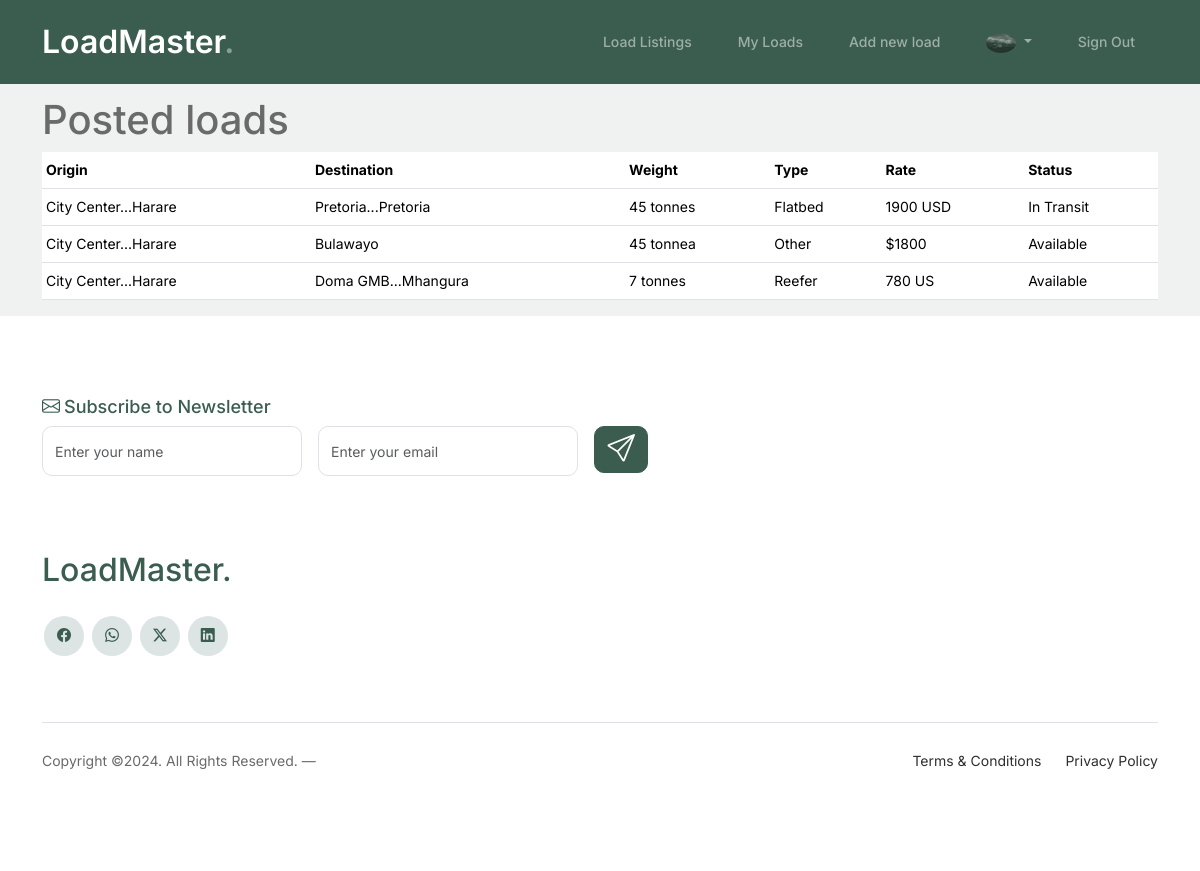
Screenshot of /loads/my_loads (signed in) with the database file from the repository.
### main/models.py (models this page shows, shortened)
class User(AbstractUser):
    pass

class Profile(models.Model):
    user = models.OneToOneField(User, on_delete=models.CASCADE, related_name='profile')
    organisation = models.CharField(max_length=50)
    phone_regex = RegexValidator(regex=r'^\+?1?\d{9,15}$', message="Phone number must be entered in the format: '+999999999'. Up to 15 digits allowed.")
    phone_number = models.CharField(validators=[phone_regex], max_length=17)
    email = models.EmailField(max_length=254)
    image = models.ImageField(default='profile_pics/default.png', upload_to='profile_pics')
    created = models.DateTimeField(auto_now_add=True)

### loads/models.py (models this page shows, shortened)
class Load(models.Model):
    class Type (models.TextChoices):
        REFEER = "R", ("Reefer")
        FLATBED = "F", ("Flatbed")
        SIDE_CURTAIN = "S", ("Side Curtain")
        OTHER = "O", ("Other")
        VAN = "V", ("Van")
    origin = models.ForeignKey(Location, related_name='outgoing', on_delete=models.CASCADE)
    destination = models.ForeignKey(Location, related_name='incoming', on_delete=models.CASCADE)
    type = models.CharField(max_length=1, choices=Type.choices, default=Type.FLATBED)
    owner = models.ForeignKey(Profile, on_delete=models.CASCADE)
    weight = models.CharField(max_length=20)
    rate = models.CharField(max_length=20)
    created = models.DateTimeField(auto_now_add=True)
    updated = models.DateTimeField(auto_now=True)
    class Meta:
        ordering = ["-created"]

class Location(models.Model):
    address_1 = models.CharField(max_length=200, null=True, blank=True)
    address_2 = models.CharField(max_length=200, null=True, blank=True)
    city = models.CharField(max_length=200)
    country = models.CharField(max_length=100, default='Zimbabwe')
    def __str__(self):
        if self.address_1:
            return f"{self.address_1[:17]}...{self.city}"
        return f"{self.city}"

class LoadStatus(models.Model):
    class Status(models.TextChoices):
        AVAILABLE = "A", ("Available")
        IN_TRANSIT = "I", ("In Transit")
        DELIVERED = "D", ("Delivered")
    load = models.OneToOneField(Load, on_delete=models.CASCADE)
    status = models.CharField(max_length=1, choices=Status.choices, default=Status.AVAILABLE)
    transporter = models.ForeignKey(Profile, on_delete=models.CASCADE)
    updated = models.DateTimeField(auto_now=True)

### loads/views.py (the view)
# urls.py: path('my_loads', views.my_loads, name='my_loads'),
@login_required(login_url="account_login")
def my_loads(request):
    my_loads = Load.objects.filter(owner=request.user.profile)
    return render(request, 'loads/my_loads.html', {'my_loads': my_loads})

### loads/templates/loads/my_loads.html (shortened to what this page needs)
{% extends "account/base_entrance.html" %}
{% load i18n %}
{% load static %}
{% load allauth account %}
{% block content %}
<div class="py-5"></div>
<div class="container">
    <h1>Posted loads</h1>
    {% if my_loads %}
    <div class="table-responsive">
        <table class="table table-hover table-sm">
          <thead class="line bg-green">
            <tr>
              <th scope="col">Origin</th>
              <th scope="col">Destination</th>
              <th scope="col">Weight</th>
              <th scope="col">Type</th>
              <th scope="col">Rate</th>
              <th scope="col">Status</th>
            </tr>
          </thead>
          <tbody>
            {% for load in my_loads %}
           <tr class="table-row cursor-auto" data-href="{% url 'loads:load' load.id %}" >
                <td class="text-truncate">{{ load.origin }}</td>
                <td class="text-truncate">{{ load.destination }}</td>
                <td class="text-truncate">{{ load.weight }}</td>
                <td class="text-truncate">{{ load.get_type_display }}</td>
                <td class="text-truncate">{{ load.rate }}</td>
                <td class="text-truncate">{{ load.loadstatus.get_status_display }}</td>
            </tr>
            {% endfor %}
          </tbody>
        </table>
      </div>
      {% else %}
      <p class="text-center fs-3">You have no loads postings </p>
      <a href="{% url 'loads:loads' %}" class="text-center d-block fs-4"><i class="bi bi-arrow-counterclockwise text-success"></i></a>
      {% endif %}
    </div>
{% endblock content %}

### templates/allauth/layouts/base.html (shortened to what this page needs)
{% load i18n %}
{% load static %}
<!DOCTYPE html>
<html>
    <head>
        <link href="https://cdn.jsdelivr.net/npm/bootstrap@5.3.3/dist/css/bootstrap.min.css" rel="stylesheet">
        <link rel="stylesheet" href="https://cdn.jsdelivr.net/npm/bootstrap-icons@1.11.3/font/bootstrap-icons.min.css">
        <link rel="stylesheet" href="{% static 'css/style.css' %}">
    </head>
    <body>
        {% block body %}
        <nav class="custom-navbar navbar navbar navbar-expand-md navbar-dark bg-dark fixed-top" arial-label="Furni navigation bar">
			<div class="container">
				<a class="navbar-brand" href="{% url 'main:home' %}">LoadMaster<span>.</span></a>
				<div class="collapse navbar-collapse" id="navbarsFurni">
					<ul class="custom-navbar-nav navbar-nav ms-auto mb-2 mb-md-0">
						<li class="nav-item"><a class="nav-link" href="{% url 'loads:loads' %}">Load Listings</a></li>
						<li class="nav-item"><a class="nav-link" href="{% url 'loads:my_loads' %}">My Loads</a></li>
						<li class="nav-item"> <a class="nav-link" href="{% url 'loads:new_load' %}">Add new load</a></li>
					</ul>
					<ul class="custom-navbar-nav navbar-nav mb-2 mb-md-0 navbar-dark">
                        {% if user.is_authenticated %}
                        {% url 'account_logout' as logout_url %}
                        {% if logout_url %}
                        <li class="nav-item dropdown">
                          <a class="nav-link dropdown-toggle" href="#" role="button" data-bs-toggle="dropdown" aria-expanded="false">
                              <img src="{{ user.profile.image.url }}" alt="profile pic" style="width: 30px; border-radius: 50%;">
                          </a>
                        </li>
                        <li class="nav-item">
                                <a href="{{ logout_url }}" class="nav-link">{% trans "Sign Out" %}</a>
                        </li>
                        {% endif %}
                    {% endif %}
                    </ul>
				</div>
			</div>
		</nav>
            {% block content %}
            {% endblock content %}
            <footer class="footer-section">
                <div class="container relative">
                    <div class="row">
                        <div class="col-lg-8">
                            <div class="subscription-form">
                                <h3 class="d-flex align-items-center"><span class="me-1"><i class="bi bi-envelope"></i></span><span>Subscribe to Newsletter</span></h3>
                                <form action="#" class="row g-3">
                                    <div class="col-auto">
                                        <input type="text" class="form-control" placeholder="Enter your name">
                                    </div>
                                    <div class="col-auto">
                                        <input type="email" class="form-control" placeholder="Enter your email">
                                    </div>
                                    <div class="col-auto">
                                        <button class="btn btn-primary">
                                            <i class="bi bi-send h3"></i>
                                        </button>
                                    </div>
                                </form>
                            </div>
                        </div>
                    </div>
                    <div class="row g-5 mb-5">
                        <div class="col-lg-4">
                            <div class="mb-4 footer-logo-wrap"><a href="#" class="footer-logo">LoadMaster<span>.</span></a></div>
                            <ul class="list-unstyled custom-social">
                                <li><a href="#"><i class="bi bi-facebook"></i></a></li>
                                <li><a href="#"><i class="bi bi-whatsapp"></i></a></li>
                                <li><a href="#"><i class="bi bi-twitter-x"></i></a></li>
                                <li><a href="#"><i class="bi bi-linkedin"></i></a></li>
                            </ul>
                        </div>
                    </div>
                    <div class="border-top copyright">
                        <div class="row pt-4">
                            <div class="col-lg-6">
                                <p class="mb-2 text-center text-lg-start">Copyright &copy;<script>document.write(new Date().getFullYear());</script>. All Rights Reserved. &mdash;
                </p>
                            </div>
                            <div class="col-lg-6 text-center text-lg-end">
                                <ul class="list-unstyled d-inline-flex ms-auto">
                                    <li class="me-4"><a href="#">Terms &amp; Conditions</a></li>
                                    <li><a href="#">Privacy Policy</a></li>
                                </ul>
                            </div>
                        </div>
                    </div>
                </div>
            </footer>
        {% endblock body %}
    </body>
</html>

### assets/css/style.css (style rules this page uses)
body { overflow-x: hidden; position: relative; }
body { font-family: "Inter", sans-serif; font-weight: 400; line-height: 28px; color: #6a6a6a; font-size: 14px; background-color: #eff2f1; }
a { text-decoration: none; -webkit-transition: .3s all ease; -o-transition: .3s all ease; transition: .3s all ease; color: #2f2f2f; text-decoration: underline; }
.custom-navbar { background: #3b5d50 !important; padding-top: 20px; padding-bottom: 20px; }
.custom-navbar .navbar-brand { font-size: 32px; font-weight: 600; }
.custom-navbar .navbar-brand > span { opacity: .4; }
@media (min-width: 992px) { .custom-navbar .custom-navbar-nav li { margin-left: 15px; margin-right: 15px; } }
.custom-navbar .custom-navbar-nav li a { font-weight: 500; color: #ffffff !important; opacity: .5; -webkit-transition: .3s all ease; -o-transition: .3s all ease; transition: .3s all ease; position: relative; }
@media (min-width: 768px) { .custom-navbar .custom-navbar-nav li a:before { content: ""; position: absolute; bottom: 0; left: 8px; right: 8px; background: #f9bf29; height: 5px; opacity: 1; visibility: visible; width: 0; -webkit-transition: .15s all ease-out; -o-transition: .15s all ease-out; transition: .15s all ease-out; } }
.btn { font-weight: 600; color: #ffffff; background: #2f2f2f; border-color: #2f2f2f; }
.btn.btn-primary { background: #3b5d50; border-color: #3b5d50; }
.footer-section { padding: 80px 0; background: #ffffff; }
.footer-section .relative { position: relative; }
.footer-section a { text-decoration: none; color: #2f2f2f; -webkit-transition: .3s all ease; -o-transition: .3s all ease; transition: .3s all ease; }
.footer-section .subscription-form { margin-bottom: 40px; position: relative; z-index: 2; margin-top: 100px; }
@media (min-width: 992px) { .footer-section .subscription-form { margin-top: 0px; margin-bottom: 80px; } }
.footer-section .subscription-form h3 { font-size: 18px; font-weight: 500; color: #3b5d50; }
.footer-section .subscription-form .form-control { height: 50px; border-radius: 10px; font-family: "Inter", sans-serif; }
.footer-section .subscription-form .btn { border-radius: 10px !important; }
.footer-section .footer-logo-wrap .footer-logo { font-size: 32px; font-weight: 500; text-decoration: none; color: #3b5d50; }
.footer-section .custom-social li { margin: 2px; display: inline-block; }
.footer-section .custom-social li a { width: 40px; height: 40px; text-align: center; line-height: 40px; display: inline-block; background: #dce5e4; color: #3b5d50; border-radius: 50%; }
.footer-section .border-top { border-color: #dce5e4; }
.footer-section .border-top.copyright { font-size: 14px !important; }
.form-control { height: 50px; border-radius: 10px; font-family: "Inter", sans-serif; }

### rows the page displays
User: profile.image (picture)
Load: origin "City Center...Harare", destination "Pretoria...Pretoria", weight "45 tonnes", type "Flatbed", rate "1900 USD", loadstatus.status "In Transit"
Load: origin "City Center...Harare", destination "Bulawayo", weight "45 tonnea", type "Other", rate "$1800", loadstatus.status "Available"
Load: origin "City Center...Harare", destination "Doma GMB...Mhangura", weight "7 tonnes", type "Reefer", rate "780 US", loadstatus.status "Available"
